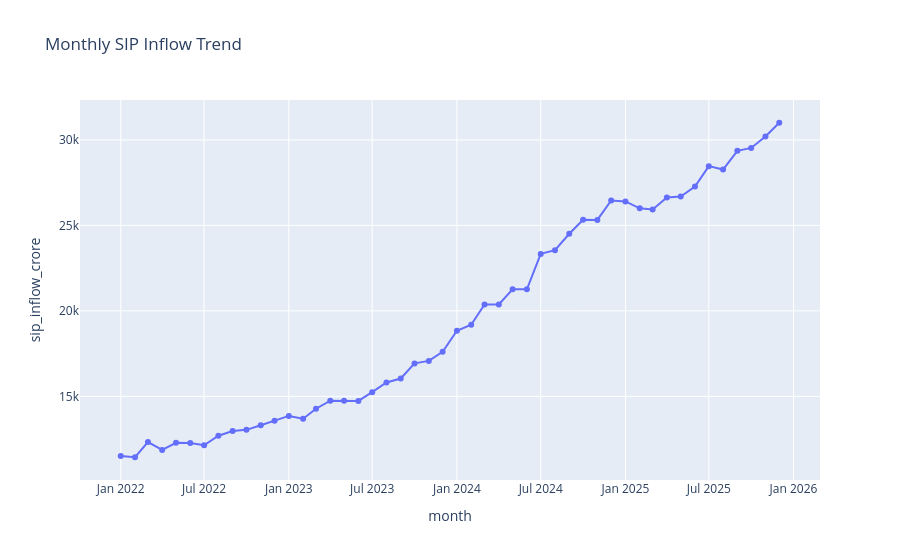

Source (notebook cell):
### Code cell
sip['month'] = pd.to_datetime(sip['month'])

fig = px.line(
    sip,
    x='month',
    y='sip_inflow_crore',
    markers=True,
    title='Monthly SIP Inflow Trend'
)

fig.show()

### Figure 1 — Plotly figure (JSON) as saved in the notebook; plotly's stock layout.template omitted (floating-point values rounded to 4 significant figures)
{"data": [{"hovertemplate": "month=%{x}<br>sip_inflow_crore=%{y}<extra></extra>", "legendgroup": "", "line": {"color": "#636efa", "dash": "solid"}, "marker": {"symbol": "circle"}, "mode": "lines+markers", "name": "", "orientation": "v", "showlegend": false, "type": "scatter", "x": ["2022-01-01T00:00:00", "2022-02-01T00:00:00", "2022-03-01T00:00:00", "2022-04-01T00:00:00", "2022-05-01T00:00:00", "2022-06-01T00:00:00", "2022-07-01T00:00:00", "2022-08-01T00:00:00", "2022-09-01T00:00:00", "2022-10-01T00:00:00", "2022-11-01T00:00:00", "2022-12-01T00:00:00", "2023-01-01T00:00:00", "2023-02-01T00:00:00", "2023-03-01T00:00:00", "2023-04-01T00:00:00", "2023-05-01T00:00:00", "2023-06-01T00:00:00", "2023-07-01T00:00:00", "2023-08-01T00:00:00", "2023-09-01T00:00:00", "2023-10-01T00:00:00", "2023-11-01T00:00:00", "2023-12-01T00:00:00", "2024-01-01T00:00:00", "2024-02-01T00:00:00", "2024-03-01T00:00:00", "2024-04-01T00:00:00", "2024-05-01T00:00:00", "2024-06-01T00:00:00", "2024-07-01T00:00:00", "2024-08-01T00:00:00", "2024-09-01T00:00:00", "2024-10-01T00:00:00", "2024-11-01T00:00:00", "2024-12-01T00:00:00", "2025-01-01T00:00:00", "2025-02-01T00:00:00", "2025-03-01T00:00:00", "2025-04-01T00:00:00", "2025-05-01T00:00:00", "2025-06-01T00:00:00", "2025-07-01T00:00:00", "2025-08-01T00:00:00", "2025-09-01T00:00:00", "2025-10-01T00:00:00", "2025-11-01T00:00:00", "2025-12-01T00:00:00"], "xaxis": "x", "y": [11517, 11438, 12328, 11863, 12286, 12276, 12140, 12694, 12976, 13040, 13306, 13573, 13856, 13687, 14276, 14749, 14749, 14734, 15245, 15814, 16042, 16928, 17073, 17610, 18838, 19187, 20371, 20371, 21262, 21262, 23332, 23547, 24509, 25323, 25320, 26459, 26400, 25999, 25926, 26632, 26688, 27274, 28464, 28265, 29361, 29529, 30200, 31002], "yaxis": "y"}], "layout": {"legend": {"tracegroupgap": 0}, "title": {"text": "Monthly SIP Inflow Trend"}, "xaxis": {"anchor": "y", "domain": [0, 1], "title": {"text": "month"}}, "yaxis": {"anchor": "x", "domain": [0, 1], "title": {"text": "sip_inflow_crore"}}}}
